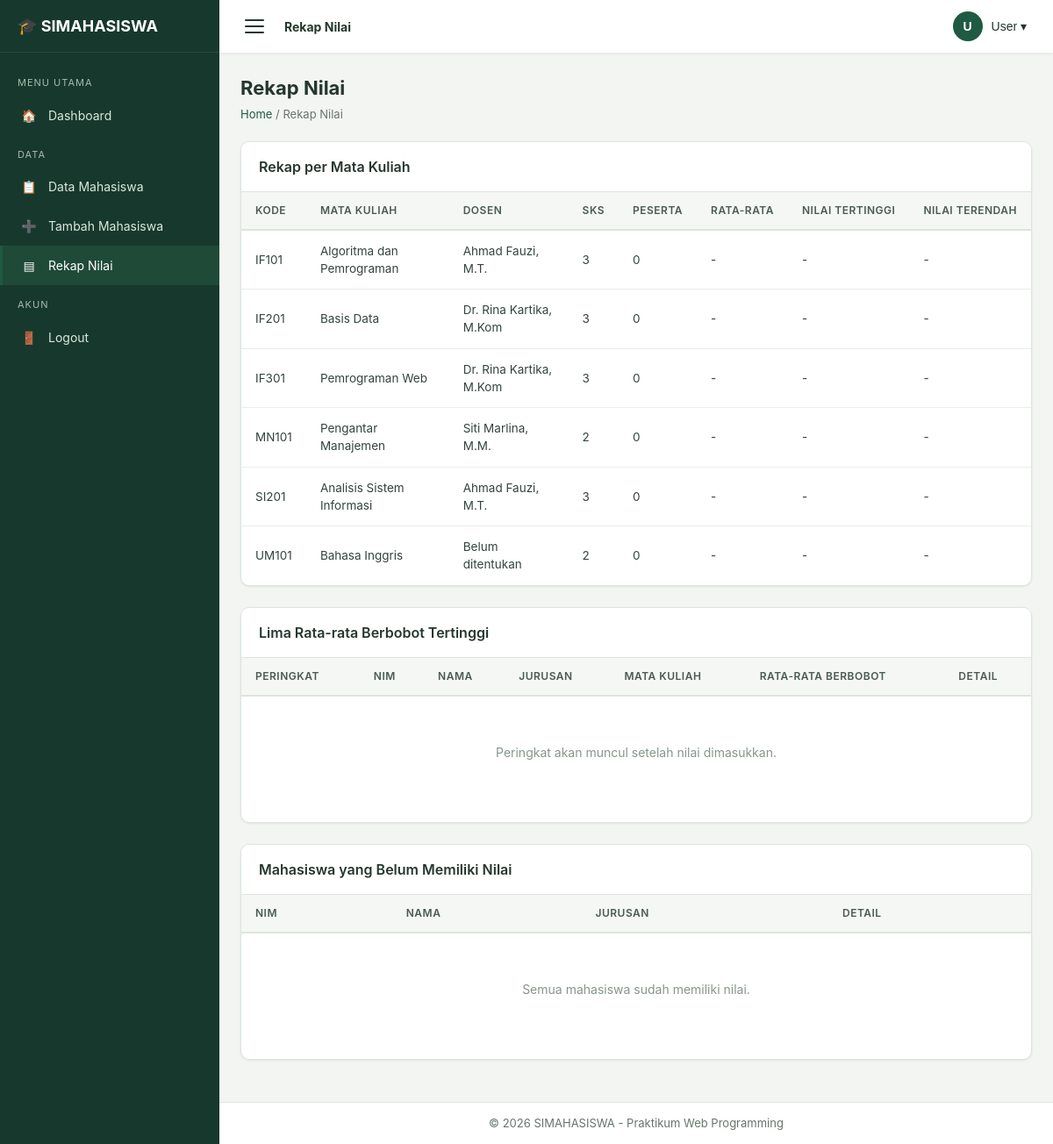
The page /rekap.php (signed in) on the database its author committed.
### tables this page shows
CREATE TABLE IF NOT EXISTS mata_kuliah (
    id INT NOT NULL AUTO_INCREMENT,
    kode_mk VARCHAR(10) NOT NULL,
    nama_mk VARCHAR(100) NOT NULL,
    sks TINYINT NOT NULL,
    dosen_id INT NULL,
    PRIMARY KEY (id),
    UNIQUE KEY uq_kode_mk (kode_mk),
    CONSTRAINT fk_mk_dosen FOREIGN KEY (dosen_id)
        REFERENCES dosen (id) ON DELETE SET NULL ON UPDATE CASCADE
);

CREATE TABLE IF NOT EXISTS dosen (
    id INT NOT NULL AUTO_INCREMENT,
    nidn VARCHAR(20) NOT NULL,
    nama VARCHAR(100) NOT NULL,
    PRIMARY KEY (id),
    UNIQUE KEY uq_nidn (nidn)
);

### rekap.php (the view, shortened to what this page needs)
<?php
require 'config/koneksi.php';
$rekap_mk = mysqli_query(
    $koneksi,
    "SELECT mk.id, mk.kode_mk, mk.nama_mk, mk.sks, d.nama AS nama_dosen,
            COUNT(n.id) AS peserta,
            ROUND(AVG(n.nilai_angka), 2) AS rata_rata,
            MAX(n.nilai_angka) AS tertinggi,
            MIN(n.nilai_angka) AS terendah
     FROM mata_kuliah mk
     LEFT JOIN dosen d ON d.id = mk.dosen_id
     LEFT JOIN nilai n ON n.mata_kuliah_id = mk.id
     GROUP BY mk.id, mk.kode_mk, mk.nama_mk, mk.sks, d.nama
     ORDER BY mk.kode_mk"
);
$peringkat = mysqli_query(
    $koneksi,
    "SELECT m.id, m.nim, m.nama, j.nama_jurusan,
            ROUND(SUM(n.nilai_angka * mk.sks) / NULLIF(SUM(mk.sks), 0), 2) AS rata_berbobot,
            COUNT(n.id) AS jumlah_mk
     FROM mahasiswa m
     INNER JOIN jurusan j ON j.id = m.jurusan_id
     INNER JOIN nilai n ON n.mahasiswa_id = m.id
     INNER JOIN mata_kuliah mk ON mk.id = n.mata_kuliah_id
     GROUP BY m.id, m.nim, m.nama, j.nama_jurusan
     ORDER BY rata_berbobot DESC, m.nama
     LIMIT 5"
);
$belum_nilai = mysqli_query(
    $koneksi,
    "SELECT m.id, m.nim, m.nama, j.nama_jurusan
     FROM mahasiswa m
     INNER JOIN jurusan j ON j.id = m.jurusan_id
     LEFT JOIN nilai n ON n.mahasiswa_id = m.id
     WHERE n.id IS NULL
     ORDER BY m.nama"
);
$judul_halaman = 'Rekap Nilai';
$menu_aktif = 'rekap';
require 'layout/header.php';
?>
<div class="card">
    <div class="card-header"><h2 class="card-title">Rekap per Mata Kuliah</h2></div>
    <div class="card-body" style="padding:0;">
        <div class="table-responsive">
            <table class="table">
                <thead><tr><th>Kode</th><th>Mata Kuliah</th><th>Dosen</th><th>SKS</th><th>Peserta</th><th>Rata-rata</th><th>Nilai Tertinggi</th><th>Nilai Terendah</th></tr></thead>
                <tbody>
                    <?php if (mysqli_num_rows($rekap_mk) > 0) : ?>
                        <?php while ($baris = mysqli_fetch_assoc($rekap_mk)) : ?>
                            <tr>
                                <td><?= htmlspecialchars($baris['kode_mk']) ?></td>
                                <td><?= htmlspecialchars($baris['nama_mk']) ?></td>
                                <td><?= htmlspecialchars($baris['nama_dosen'] ?? 'Belum ditentukan') ?></td>
                                <td><?= (int) $baris['sks'] ?></td>
                                <td><?= (int) $baris['peserta'] ?></td>
                                <td><?= $baris['rata_rata'] === null ? '-' : number_format((float) $baris['rata_rata'], 2) ?></td>
                                <td><?= $baris['tertinggi'] === null ? '-' : number_format((float) $baris['tertinggi'], 2) ?></td>
                                <td><?= $baris['terendah'] === null ? '-' : number_format((float) $baris['terendah'], 2) ?></td>
                            </tr>
                        <?php endwhile; ?>
                    <?php else : ?>
                        <tr><td colspan="8"><div class="empty-state"><div class="empty-state-text">Belum ada mata kuliah.</div></div></td></tr>
                    <?php endif; ?>
                </tbody>
            </table>
        </div>
    </div>
</div>
<div class="card">
    <div class="card-header"><h2 class="card-title">Lima Rata-rata Berbobot Tertinggi</h2></div>
    <div class="card-body" style="padding:0;">
        <div class="table-responsive">
            <table class="table">
                <thead><tr><th>Peringkat</th><th>NIM</th><th>Nama</th><th>Jurusan</th><th>Mata Kuliah</th><th>Rata-rata Berbobot</th><th>Detail</th></tr></thead>
                <tbody>
                    <?php if (mysqli_num_rows($peringkat) > 0) : ?>
                        <?php $nomor = 1; while ($baris = mysqli_fetch_assoc($peringkat)) : ?>
                            <tr>
                                <td><?= $nomor++ ?></td>
                                <td><?= htmlspecialchars($baris['nim']) ?></td>
                                <td><?= htmlspecialchars($baris['nama']) ?></td>
                                <td><?= htmlspecialchars($baris['nama_jurusan']) ?></td>
                                <td><?= (int) $baris['jumlah_mk'] ?></td>
                                <td><?= number_format((float) $baris['rata_berbobot'], 2) ?> (<?= huruf_mutu((float) $baris['rata_berbobot']) ?>)</td>
                                <td><a href="detail.php?id=<?= (int) $baris['id'] ?>" class="btn btn-sm btn-detail">Lihat detail</a></td>
                            </tr>
                        <?php endwhile; ?>
                    <?php else : ?>
                        <tr><td colspan="7"><div class="empty-state"><div class="empty-state-text">Peringkat akan muncul setelah nilai dimasukkan.</div></div></td></tr>
                    <?php endif; ?>
                </tbody>
            </table>
        </div>
    </div>
</div>
<div class="card">
    <div class="card-header"><h2 class="card-title">Mahasiswa yang Belum Memiliki Nilai</h2></div>
    <div class="card-body" style="padding:0;">
        <div class="table-responsive">
            <table class="table">
                <thead><tr><th>NIM</th><th>Nama</th><th>Jurusan</th><th>Detail</th></tr></thead>
                <tbody>
                    <?php if (mysqli_num_rows($belum_nilai) > 0) : ?>
                        <?php while ($baris = mysqli_fetch_assoc($belum_nilai)) : ?>
                            <tr>
                                <td><?= htmlspecialchars($baris['nim']) ?></td>
                                <td><?= htmlspecialchars($baris['nama']) ?></td>
                                <td><?= htmlspecialchars($baris['nama_jurusan']) ?></td>
                                <td><a href="detail.php?id=<?= (int) $baris['id'] ?>" class="btn btn-sm btn-detail">Tambah nilai</a></td>
                            </tr>
                        <?php endwhile; ?>
                    <?php else : ?>
                        <tr><td colspan="4"><div class="empty-state"><div class="empty-state-text">Semua mahasiswa sudah memiliki nilai.</div></div></td></tr>
                    <?php endif; ?>
                </tbody>
            </table>
        </div>
    </div>
</div>
<?php require 'layout/footer.php'; ?>

### layout/header.php (shortened to what this page needs)
<?php
$judul_halaman = $judul_halaman ?? 'Halaman';
$menu_aktif = $menu_aktif ?? '';
?>
<!DOCTYPE html>
<html lang="id">
<head>
    <link rel="stylesheet" href="style.css">
    <link rel="stylesheet" href="assets/css/layout.css">
</head>
<body>
    <div class="app">
        <?php require __DIR__ . '/sidebar.php'; ?>
        <div class="main">
            <?php require __DIR__ . '/navbar.php'; ?>
            <main class="content">
                <div class="page-header">
                    <h1><?= htmlspecialchars($judul_halaman) ?></h1>
                    <div class="breadcrumb">
                        <a href="dashboard.php">Home</a> / <?= htmlspecialchars($judul_halaman) ?>
                    </div>
                </div>

### layout/sidebar.php
<?php
function kelas_aktif($nama_menu, $menu_aktif)
{
    return $nama_menu === $menu_aktif ? 'aktif' : '';
}
?>
<aside class="sidebar" id="sidebar">
    <div class="sidebar-brand">🎓 SIMAHASISWA</div>
    <ul class="sidebar-menu">
        <li class="sidebar-title">Menu Utama</li>
        <li>
            <a href="dashboard.php" class="<?= kelas_aktif('dashboard', $menu_aktif) ?>">
                <span class="menu-ikon">🏠</span> Dashboard
            </a>
        </li>
        <li class="sidebar-title">Data</li>
        <li>
            <a href="index.php" class="<?= kelas_aktif('mahasiswa', $menu_aktif) ?>">
                <span class="menu-ikon">📋</span> Data Mahasiswa
            </a>
        </li>
        <li>
            <a href="create.php" class="<?= kelas_aktif('tambah', $menu_aktif) ?>">
                <span class="menu-ikon">➕</span> Tambah Mahasiswa
            </a>
        </li>
        <li>
            <a href="rekap.php" class="<?= kelas_aktif('rekap', $menu_aktif) ?>">
                <span class="menu-ikon">▤</span> Rekap Nilai
            </a>
        </li>
        <li class="sidebar-title">Akun</li>
        <li>
            <a href="logout.php">
                <span class="menu-ikon">🚪</span> Logout
            </a>
        </li>
    </ul>
</aside>

### layout/navbar.php (shortened to what this page needs)
<?php
$nama_user = $_SESSION['nama'] ?? 'User';
$inisial = !empty($nama_user) ? strtoupper(mb_substr($nama_user, 0, 1)) : 'U';
?>
<header class="navbar">
    <div class="navbar-kiri">
        <button type="button" class="hamburger" id="btn-hamburger" aria-label="Buka atau tutup menu">
            <span></span><span></span><span></span>
        </button>
        <span class="navbar-judul"><?= htmlspecialchars($judul_halaman ?? '') ?></span>
    </div>
    <div class="dropdown">
        <button type="button" class="dropdown-toggle" id="dropdown-user-btn">
            <span class="avatar"><?= htmlspecialchars($inisial) ?></span>
            <span class="nama-user"><?= htmlspecialchars($nama_user) ?> ▾</span>
        </button>
    </div>
</header>

### layout/footer.php (shortened to what this page needs)
</main>
<footer class="footer">
    &copy; <?= date('Y') ?> SIMAHASISWA - Praktikum Web Programming
</footer>
</div>
</div>
</body>
</html>

### style.css (style rules this page uses)
*, *::before, *::after { box-sizing: border-box; }
body { margin: 0; padding: 0; font-family: -apple-system, BlinkMacSystemFont, "Segoe UI", Roboto, "Helvetica Neue", Arial, sans-serif; font-size: 14px; line-height: 1.5; color: #34443c; background-color: #f3f5f2; -webkit-font-smoothing: antialiased; }
a { color: #1f5a43; text-decoration: none; transition: color 0.15s ease; }
.card { background: #ffffff; border-radius: 10px; box-shadow: 0 1px 3px rgba(0, 0, 0, 0.05), 0 1px 2px rgba(0, 0, 0, 0.03); border: 1px solid #dce5dd; margin-bottom: 24px; overflow: hidden; }
.card-header { padding: 16px 20px; background: #ffffff; border-bottom: 1px solid #dce5dd; display: flex; align-items: center; justify-content: space-between; flex-wrap: wrap; gap: 12px; }
.card-title { margin: 0; font-size: 16px; font-weight: 600; color: #24372d; display: flex; align-items: center; gap: 8px; }
.card-body { padding: 20px; }
.table-responsive { width: 100%; overflow-x: auto; -webkit-overflow-scrolling: touch; }
table, .table { width: 100%; border-collapse: collapse; text-align: left; font-size: 13.5px; }
table th, .table th { background: #f5f7f4; color: #4a5b50; font-weight: 600; text-transform: uppercase; font-size: 12px; letter-spacing: 0.5px; padding: 12px 16px; border-bottom: 2px solid #dce5dd; white-space: nowrap; }
table td, .table td { padding: 13px 16px; border-bottom: 1px solid #e8eee8; vertical-align: middle; color: #34443c; }
table tr:last-child td, .table tr:last-child td { border-bottom: none; }
.empty-state { text-align: center; padding: 40px 20px; color: #87968a; }
.empty-state-text { font-size: 14px; margin-bottom: 16px; }

### assets/css/layout.css (style rules this page uses)
:root { --sidebar-w: 250px; --navbar-h: 60px; --warna-sidebar: #17392d; --warna-sidebar-hover: #1f4a38; --warna-aksen: #1f5a43; }
.main { margin-left: var(--sidebar-w); min-height: 100vh; display: flex; flex-direction: column; transition: margin-left 0.25s ease; }
.content { flex: 1; padding: 24px; }
.footer { padding: 14px 24px; text-align: center; font-size: 13px; color: #67756c; background: #fff; border-top: 1px solid #dce5dd; }
.sidebar { position: fixed; top: 0; left: 0; bottom: 0; width: var(--sidebar-w); background: var(--warna-sidebar); color: #dce8df; z-index: 1000; overflow-y: auto; transition: transform 0.25s ease; }
.sidebar-brand { height: var(--navbar-h); display: flex; align-items: center; padding: 0 20px; font-size: 18px; font-weight: bold; color: #fff; border-bottom: 1px solid rgba(255, 255, 255, 0.08); }
.sidebar-menu { list-style: none; margin: 0; padding: 12px 0; }
.sidebar-title { padding: 14px 20px 6px; font-size: 11px; letter-spacing: 1px; text-transform: uppercase; color: #a9b9ae; }
.sidebar-menu a { display: flex; align-items: center; gap: 12px; padding: 12px 20px; color: #dce8df; text-decoration: none; font-size: 14px; border-left: 3px solid transparent; }
.sidebar-menu a.aktif { background: var(--warna-sidebar-hover); color: #fff; border-left-color: var(--warna-aksen); }
.menu-ikon { width: 20px; text-align: center; }
.navbar { position: sticky; top: 0; z-index: 900; height: var(--navbar-h); background: #fff; box-shadow: 0 1px 4px rgba(0, 0, 0, 0.08); display: flex; align-items: center; justify-content: space-between; padding: 0 20px; }
.navbar-kiri { display: flex; align-items: center; gap: 14px; }
.navbar-judul { font-weight: bold; color: #24372d; }
.hamburger { width: 40px; height: 40px; border: none; background: transparent; cursor: pointer; border-radius: 6px; display: flex; flex-direction: column; justify-content: center; align-items: center; gap: 5px; }
.hamburger span { display: block; width: 22px; height: 2px; background: #24372d; border-radius: 2px; }
.dropdown { position: relative; }
.dropdown-toggle { display: flex; align-items: center; gap: 10px; background: transparent; border: none; cursor: pointer; font-size: 14px; padding: 6px 10px; border-radius: 6px; color: #24372d; }
.avatar { width: 34px; height: 34px; border-radius: 50%; background: var(--warna-aksen); color: #fff; display: flex; align-items: center; justify-content: center; font-weight: bold; }
.page-header { margin-bottom: 20px; }
.page-header h1 { margin: 0 0 4px; font-size: 22px; color: #24372d; }
.breadcrumb { font-size: 13px; color: #67756c; }
.breadcrumb a { color: var(--warna-aksen); text-decoration: none; }

### rows shown on the page
mata_kuliah: kode_mk "IF101", nama_mk "Algoritma dan Pemrograman", dosen.nama "Ahmad Fauzi, M.T.", sks "3", peserta "0"
mata_kuliah: kode_mk "IF201", nama_mk "Basis Data", dosen.nama "Dr. Rina Kartika, M.Kom", sks "3", peserta "0"
mata_kuliah: kode_mk "IF301", nama_mk "Pemrograman Web", dosen.nama "Dr. Rina Kartika, M.Kom", sks "3", peserta "0"
mata_kuliah: kode_mk "MN101", nama_mk "Pengantar Manajemen", dosen.nama "Siti Marlina, M.M.", sks "2", peserta "0"
mata_kuliah: kode_mk "SI201", nama_mk "Analisis Sistem Informasi", dosen.nama "Ahmad Fauzi, M.T.", sks "3", peserta "0"
mata_kuliah: kode_mk "UM101", nama_mk "Bahasa Inggris", nama_dosen "Belum ditentukan", sks "2", peserta "0"

### other values the page prints
$judul_halaman "Rekap Nilai"
$inisial "U"
$nama_user "User"
